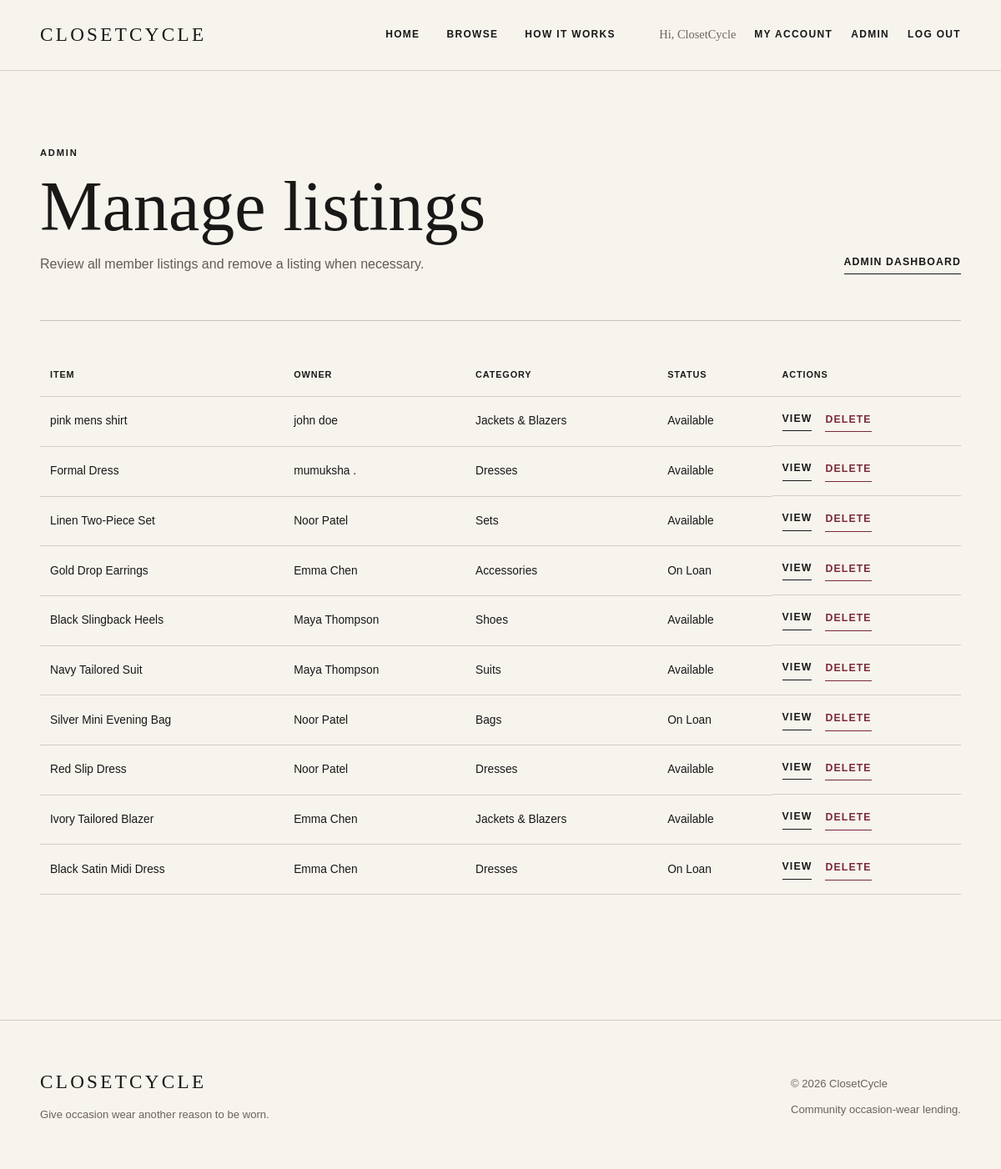
The page /admin/listings.php (signed in) on the database its author committed.
### tables this page shows
CREATE TABLE `items` (
  `itemID` int(11) NOT NULL,
  `ownerID` int(11) NOT NULL,
  `categoryID` int(11) NOT NULL,
  `occasionID` int(11) NOT NULL,
  `itemName` varchar(100) NOT NULL,
  `brand` varchar(80) DEFAULT NULL,
  `size` varchar(20) NOT NULL,
  `colour` varchar(50) DEFAULT NULL,
  `itemCondition` enum('New','Like New','Excellent','Good') NOT NULL,
  `description` text NOT NULL,
  `imageName` varchar(255) NOT NULL DEFAULT 'default-item.png',
  `status` enum('Available','Unavailable','On Loan') NOT NULL DEFAULT 'Available',
  `dateAdded` datetime NOT NULL DEFAULT current_timestamp()
);

CREATE TABLE `users` (
  `userID` int(11) NOT NULL,
  `firstName` varchar(50) NOT NULL,
  `lastName` varchar(50) NOT NULL,
  `email` varchar(100) NOT NULL,
  `passwordHash` varchar(255) NOT NULL,
  `role` enum('member','admin') NOT NULL DEFAULT 'member',
  `dateCreated` datetime NOT NULL DEFAULT current_timestamp(),
  `isActive` tinyint(1) NOT NULL DEFAULT 1
);

CREATE TABLE `categories` (
  `categoryID` int(11) NOT NULL,
  `categoryName` varchar(60) NOT NULL
);

### admin/listings.php (called while the page is built, shortened)
<?php
require_once __DIR__ . '/../models/Item.php';
$items = Item::getAllForAdmin();
include __DIR__ . '/../views/admin/listings.php';

### models/Item.php (called while the page is built, shortened)
<?php
class Item
{
    public static function getAllForAdmin()
    {
        $db = Database::getDB();
        $query = '
            SELECT
                i.itemID,
                i.itemName,
                i.brand,
                i.size,
                i.status,
                i.imageName,
                i.dateAdded,
                c.categoryName,
                o.occasionName,
                u.firstName,
                u.lastName
            FROM items i
            JOIN categories c ON i.categoryID = c.categoryID
            JOIN occasions o ON i.occasionID = o.occasionID
            JOIN users u ON i.ownerID = u.userID
            ORDER BY i.dateAdded DESC
        ';
        $statement = $db->prepare($query);
        $statement->execute();
        $items = $statement->fetchAll();
        return $items;
    }
}

### views/admin/listings.php (the view, shortened to what this page needs)
<?php include __DIR__ . '/../shared/header.php'; ?>
<main>
    <section class="member-page-heading">
        <div>
            <p class="eyebrow">ADMIN</p>
            <h1>Manage listings</h1>
            <p>Review all member listings and remove a listing when necessary.</p>
        </div>
        <a class="text-link" href="<?php echo BASE_URL; ?>/admin/">Admin Dashboard</a>
    </section>
    <div class="admin-table-wrap admin-table-page">
        <table class="admin-table">
            <thead>
                <tr>
                    <th>Item</th>
                    <th>Owner</th>
                    <th>Category</th>
                    <th>Status</th>
                    <th>Actions</th>
                </tr>
            </thead>
            <tbody>
                <?php foreach ($items as $item) : ?>
                    <tr>
                        <td><?php echo htmlspecialchars($item['itemName']); ?></td>
                        <td><?php echo htmlspecialchars($item['firstName'] . ' ' . $item['lastName']); ?></td>
                        <td><?php echo htmlspecialchars($item['categoryName']); ?></td>
                        <td><?php echo htmlspecialchars($item['status']); ?></td>
                        <td class="admin-actions-cell">
                            <a
                                class="text-link"
                                href="<?php echo BASE_URL; ?>/item.php?id=<?php echo (int) $item['itemID']; ?>">
                                View
                            </a>
                            <form
                                action="<?php echo BASE_URL; ?>/admin/delete_item.php"
                                method="post"
                                onsubmit="return confirm('Delete this listing?');">
                                <button class="delete-link" type="submit">Delete</button>
                            </form>
                        </td>
                    </tr>
                <?php endforeach; ?>
            </tbody>
        </table>
    </div>
</main>
<?php include __DIR__ . '/../shared/footer.php'; ?>

### public/css/main.css (style rules this page uses)
* { box-sizing: border-box; }
html { scroll-behavior: smooth; }
body { margin: 0; background: #f7f4ee; color: #191817; font-family: Arial, Helvetica, sans-serif; line-height: 1.6; }
a { color: inherit; text-decoration: none; }
button, input, select, textarea { font: inherit; }
main { width: 92%; max-width: 1440px; margin: 0 auto; }
.eyebrow { margin: 0 0 15px; font-size: 0.7rem; font-weight: 700; letter-spacing: 0.16em; text-transform: uppercase; }
.text-link { display: inline-block; padding-bottom: 4px; border-bottom: 1px solid currentColor; font-size: 0.77rem; font-weight: 700; letter-spacing: 0.09em; text-transform: uppercase; }
.member-page-heading { padding: 90px 0 55px; display: flex; align-items: flex-end; justify-content: space-between; gap: 40px; border-bottom: 1px solid #c9c2b9; }
.member-page-heading h1 { margin: 0; font-family: Georgia, 'Times New Roman', serif; font-size: clamp( 3.5rem, 7vw, 7rem ); font-weight: 400; line-height: 0.95; }
.member-page-heading > div > p:last-child { max-width: 550px; margin-bottom: 0; color: #625c55; }
.delete-link { padding: 0 0 4px; background: none; border: 0; border-bottom: 1px solid currentColor; color: #7a2837; cursor: pointer; font-size: 0.77rem; font-weight: 700; letter-spacing: 0.09em; text-transform: uppercase; }
.request-actions form, .admin-actions-cell form { margin: 0; }
.admin-table-wrap { overflow-x: auto; }
.admin-table-page { padding: 40px 0; }
.admin-table { width: 100%; border-collapse: collapse; font-size: 0.86rem; }
.admin-table th, .admin-table td { padding: 16px 12px; border-bottom: 1px solid #d3ccc3; text-align: left; vertical-align: middle; }
.admin-table th { font-size: 0.68rem; letter-spacing: 0.08em; text-transform: uppercase; }
.admin-actions-cell { display: flex; align-items: center; gap: 16px; }

### rows shown on the page
items: itemName "pink mens shirt", ownerID.lastName "john doe", categoryID.categoryName "Jackets & Blazers", status "Available"
items: itemName "Formal Dress", ownerID.lastName "mumuksha .", categoryID.categoryName "Dresses", status "Available"
items: itemName "Linen Two-Piece Set", ownerID.lastName "Noor Patel", categoryID.categoryName "Sets", status "Available"
items: itemName "Gold Drop Earrings", ownerID.lastName "Emma Chen", categoryID.categoryName "Accessories", status "On Loan"
items: itemName "Black Slingback Heels", ownerID.lastName "Maya Thompson", categoryID.categoryName "Shoes", status "Available"
items: itemName "Navy Tailored Suit", ownerID.lastName "Maya Thompson", categoryID.categoryName "Suits", status "Available"
items: itemName "Silver Mini Evening Bag", ownerID.lastName "Noor Patel", categoryID.categoryName "Bags", status "On Loan"
items: itemName "Red Slip Dress", ownerID.lastName "Noor Patel", categoryID.categoryName "Dresses", status "Available"
items: itemName "Ivory Tailored Blazer", ownerID.lastName "Emma Chen", categoryID.categoryName "Jackets & Blazers", status "Available"
items: itemName "Black Satin Midi Dress", ownerID.lastName "Emma Chen", categoryID.categoryName "Dresses", status "On Loan"

### other values the page prints
$currentUser['firstName'] "ClosetCycle"
